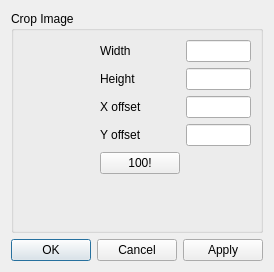
<?xml version="1.0" encoding="UTF-8"?>
<ui version="4.0">
 <class>crop_dialog</class>
 <widget class="QDialog" name="crop_dialog">
  <property name="geometry">
   <rect>
    <x>0</x>
    <y>0</y>
    <width>270</width>
    <height>272</height>
   </rect>
  </property>
  <property name="windowTitle">
   <string>Dialog</string>
  </property>
  <layout class="QGridLayout" name="gridLayout_2">
   <item row="0" column="0">
    <widget class="QGroupBox" name="groupBox">
     <property name="title">
      <string>Crop Image</string>
     </property>
     <layout class="QGridLayout" name="gridLayout">
      <item row="0" column="0">
       <layout class="QHBoxLayout" name="horizontalLayout">
        <item>
         <spacer name="horizontalSpacer">
          <property name="orientation">
           <enum>Qt::Horizontal</enum>
          </property>
          <property name="sizeHint" stdset="0">
           <size>
            <width>120</width>
            <height>20</height>
           </size>
          </property>
         </spacer>
        </item>
        <item>
         <layout class="QFormLayout" name="formLayout">
          <item row="0" column="0">
           <widget class="QLabel" name="label">
            <property name="text">
             <string>Width</string>
            </property>
           </widget>
          </item>
          <item row="0" column="1">
           <widget class="QLineEdit" name="lineEdit">
            <property name="sizePolicy">
             <sizepolicy hsizetype="Expanding" vsizetype="Fixed">
              <horstretch>0</horstretch>
              <verstretch>0</verstretch>
             </sizepolicy>
            </property>
           </widget>
          </item>
          <item row="1" column="0">
           <widget class="QLabel" name="label_2">
            <property name="text">
             <string>Height</string>
            </property>
           </widget>
          </item>
          <item row="1" column="1">
           <widget class="QLineEdit" name="lineEdit_2"/>
          </item>
          <item row="2" column="0">
           <widget class="QLabel" name="label_3">
            <property name="text">
             <string>X offset</string>
            </property>
           </widget>
          </item>
          <item row="2" column="1">
           <widget class="QLineEdit" name="lineEdit_3"/>
          </item>
          <item row="3" column="0">
           <widget class="QLabel" name="label_4">
            <property name="text">
             <string>Y offset</string>
            </property>
           </widget>
          </item>
          <item row="3" column="1">
           <widget class="QLineEdit" name="lineEdit_4"/>
          </item>
          <item row="4" column="0">
           <widget class="QPushButton" name="pushButton">
            <property name="text">
             <string>100!</string>
            </property>
           </widget>
          </item>
         </layout>
        </item>
       </layout>
      </item>
     </layout>
     <zorder></zorder>
    </widget>
   </item>
   <item row="1" column="0">
    <widget class="QDialogButtonBox" name="buttonBox">
     <property name="orientation">
      <enum>Qt::Horizontal</enum>
     </property>
     <property name="standardButtons">
      <set>QDialogButtonBox::Apply|QDialogButtonBox::Cancel|QDialogButtonBox::Ok</set>
     </property>
    </widget>
   </item>
  </layout>
 </widget>
 <resources/>
 <connections>
  <connection>
   <sender>buttonBox</sender>
   <signal>accepted()</signal>
   <receiver>crop_dialog</receiver>
   <slot>accept()</slot>
   <hints>
    <hint type="sourcelabel">
     <x>248</x>
     <y>254</y>
    </hint>
    <hint type="destinationlabel">
     <x>157</x>
     <y>274</y>
    </hint>
   </hints>
  </connection>
  <connection>
   <sender>buttonBox</sender>
   <signal>rejected()</signal>
   <receiver>crop_dialog</receiver>
   <slot>reject()</slot>
   <hints>
    <hint type="sourcelabel">
     <x>316</x>
     <y>260</y>
    </hint>
    <hint type="destinationlabel">
     <x>286</x>
     <y>274</y>
    </hint>
   </hints>
  </connection>
 </connections>
</ui>
